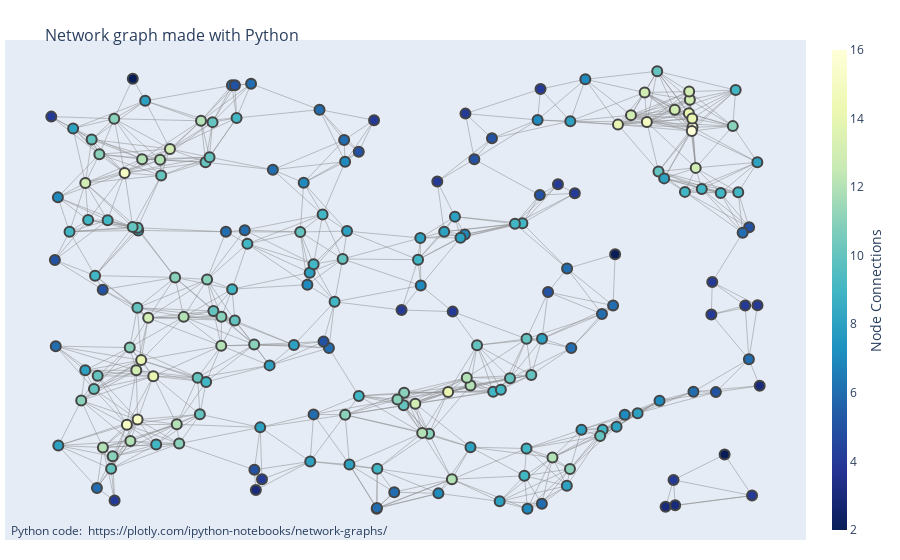

The cell this chart's notebook holds for it:
### Code cell
fig = go.Figure(data=[edge_trace, node_trace],
             layout=go.Layout(
                title='<br>Network graph made with Python',
                titlefont_size=16,
                showlegend=False,
                hovermode='closest',
                margin=dict(b=20,l=5,r=5,t=40),
                annotations=[ dict(
                    text="Python code: <a href='https://plotly.com/ipython-notebooks/network-graphs/'> https://plotly.com/ipython-notebooks/network-graphs/</a>",
                    showarrow=False,
                    xref="paper", yref="paper",
                    x=0.005, y=-0.002 ) ],
                xaxis=dict(showgrid=False, zeroline=False, showticklabels=False),
                yaxis=dict(showgrid=False, zeroline=False, showticklabels=False))
                )
fig.show()

### Figure 1 — Plotly figure (JSON) as saved in the notebook; plotly's stock layout.template omitted (floating-point values rounded to 4 significant figures; data arrays with more than 128 entries replaced by an {"elided": "..."} marker saying what was removed)
{"data": [{"hoverinfo": "none", "line": {"color": "#888", "width": 0.5}, "mode": "lines", "type": "scatter", "x": {"elided": "2571 float values"}, "y": {"elided": "2571 float values"}}, {"hoverinfo": "text", "marker": {"color": {"elided": "200 int values"}, "colorbar": {"thickness": 15, "title": {"side": "right", "text": "Node Connections"}, "xanchor": "left"}, "colorscale": [[0, "rgb(255,255,217)"], [0.125, "rgb(237,248,177)"], [0.25, "rgb(199,233,180)"], [0.375, "rgb(127,205,187)"], [0.5, "rgb(65,182,196)"], [0.625, "rgb(29,145,192)"], [0.75, "rgb(34,94,168)"], [0.875, "rgb(37,52,148)"], [1, "rgb(8,29,88)"]], "line": {"width": 2}, "reversescale": true, "showscale": true, "size": 10}, "mode": "markers", "text": {"elided": "200 str values"}, "type": "scatter", "x": {"elided": "200 float values"}, "y": {"elided": "200 float values"}}], "layout": {"annotations": [{"showarrow": false, "text": "Python code: <a href='https://plotly.com/ipython-notebooks/network-graphs/'> https://plotly.com/ipython-notebooks/network-graphs/</a>", "x": 0.005, "xref": "paper", "y": -0.002, "yref": "paper"}], "hovermode": "closest", "margin": {"b": 20, "l": 5, "r": 5, "t": 40}, "showlegend": false, "title": {"font": {"size": 16}, "text": "<br>Network graph made with Python"}, "xaxis": {"showgrid": false, "showticklabels": false, "zeroline": false}, "yaxis": {"showgrid": false, "showticklabels": false, "zeroline": false}}}
